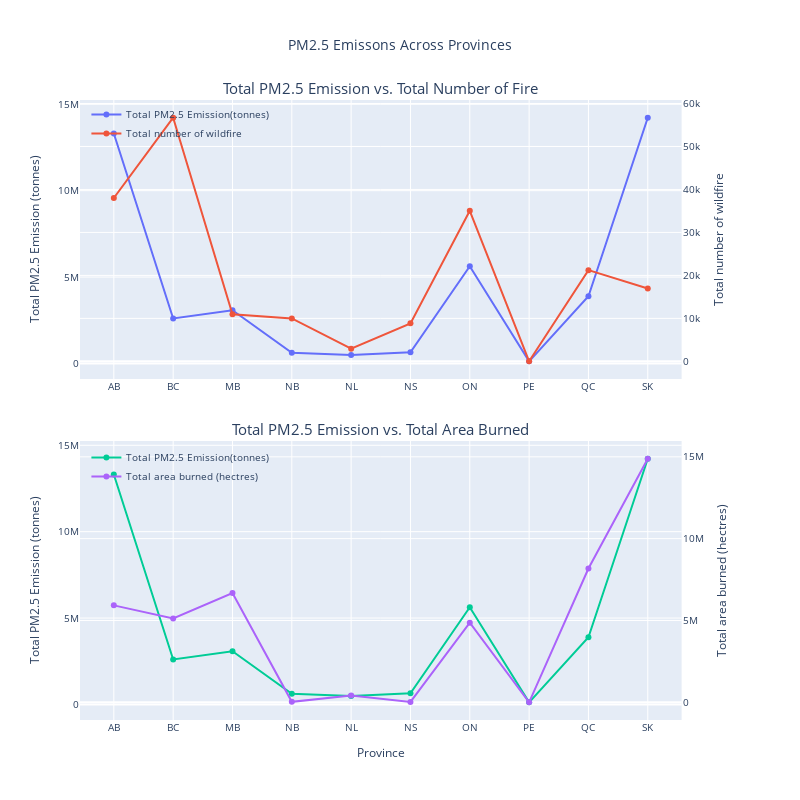

Notebook code for this chart:
### Markdown cell above
Now we take a look at the wildfire and PM2.5 data combined. Here, we created subplots of scatterplots to depict any relationships present among the two datasets. We see similar trends in the wildfire data and PM2.5 emission data, as expected. But what does it really mean?

### Code cell
fire_fig = sp.make_subplots(
    rows=2, cols=1,
    specs=[[{"secondary_y": True}],
          [{"secondary_y": True}]],
    subplot_titles=("Total PM2.5 Emission vs. Total Number of Fire","Total PM2.5 Emission vs. Total Area Burned"),
    vertical_spacing = 0.1)

fire_fig.add_trace(go.Scatter(x=pm25_fire["Province"], y=pm25_fire["Total Emission"], name="Total PM2.5 Emission(tonnes)", showlegend=True, legendgroup="group1"),
                   row=1, col=1, secondary_y=False)
fire_fig.add_trace(go.Scatter(x=pm25_fire["Province"], y=pm25_fire["Number of Fire"], name="Total number of wildfire", showlegend=True, legendgroup="group1"),
                   row=1, col=1, secondary_y=True)
fire_fig.add_trace(go.Scatter(x=pm25_fire["Province"], y=pm25_fire["Total Emission"], name="Total PM2.5 Emission(tonnes)", showlegend=True, legendgroup="group2"),
                   row=2, col=1, secondary_y=False)
fire_fig.add_trace(go.Scatter(x=pm25_fire["Province"], y=pm25_fire["Area Burned (hectre)"], name="Total area burned (hectres)", showlegend=True, legendgroup="group2"),
                   row=2, col=1, secondary_y=True)

fire_fig.update_yaxes(title_text="Total PM2.5 Emission (tonnes)", row=1, col=1, secondary_y=False)
fire_fig.update_yaxes(title_text="Total number of wildfire", row=1, col=1, secondary_y=True)
fire_fig.update_yaxes(title_text="Total PM2.5 Emission (tonnes)", row=2, col=1, secondary_y=False)
fire_fig.update_yaxes(title_text="Total area burned (hectres)", row=2, col=1, secondary_y=True)

fire_fig.update_annotations(font_size=15)

fire_fig.update_layout(hovermode="x unified", font=dict(size=10),title_x = 0.5)

fire_fig.update_layout(
    height=800, 
    width=800, 
    title_text="PM2.5 Emissons Across Provinces", 
    xaxis2_title = "Province",
    legend_tracegroupgap = 305,
    legend=dict(yanchor="top", y=1, xanchor="left", x=0.01, bgcolor='rgba(0,0,0,0)')
)

fire_fig.show()

### Figure 1 — Plotly figure (JSON) as saved in the notebook; plotly's stock layout.template omitted (floating-point values rounded to 4 significant figures)
{"data": [{"legendgroup": "group1", "name": "Total PM2.5 Emission(tonnes)", "showlegend": true, "type": "scatter", "x": ["AB", "BC", "MB", "NB", "NL", "NS", "ON", "PE", "QC", "SK"], "xaxis": "x", "y": [13310000.0, 2601000.0, 3077000.0, 621100.0, 487500.0, 645500.0, 5626000.0, 123500.0, 3890000.0, 14220000.0], "yaxis": "y"}, {"legendgroup": "group1", "name": "Total number of wildfire", "showlegend": true, "type": "scatter", "x": ["AB", "BC", "MB", "NB", "NL", "NS", "ON", "PE", "QC", "SK"], "xaxis": "x", "y": [38015, 56698, 10953, 9985, 2937, 8841, 35041, 11, 21222, 16964], "yaxis": "y2"}, {"legendgroup": "group2", "name": "Total PM2.5 Emission(tonnes)", "showlegend": true, "type": "scatter", "x": ["AB", "BC", "MB", "NB", "NL", "NS", "ON", "PE", "QC", "SK"], "xaxis": "x2", "y": [13310000.0, 2601000.0, 3077000.0, 621100.0, 487500.0, 645500.0, 5626000.0, 123500.0, 3890000.0, 14220000.0], "yaxis": "y3"}, {"legendgroup": "group2", "name": "Total area burned (hectres)", "showlegend": true, "type": "scatter", "x": ["AB", "BC", "MB", "NB", "NL", "NS", "ON", "PE", "QC", "SK"], "xaxis": "x2", "y": [5924000.0, 5123000.0, 6673000.0, 29090.0, 414900.0, 21590.0, 4865000.0, 21.6, 8174000.0, 14890000.0], "yaxis": "y4"}], "layout": {"annotations": [{"font": {"size": 15}, "showarrow": false, "text": "Total PM2.5 Emission vs. Total Number of Fire", "x": 0.47, "xanchor": "center", "xref": "paper", "y": 1, "yanchor": "bottom", "yref": "paper"}, {"font": {"size": 15}, "showarrow": false, "text": "Total PM2.5 Emission vs. Total Area Burned", "x": 0.47, "xanchor": "center", "xref": "paper", "y": 0.45, "yanchor": "bottom", "yref": "paper"}], "font": {"size": 10}, "height": 800, "hovermode": "x unified", "legend": {"bgcolor": "rgba(0, 0, 0, 0)", "tracegroupgap": 305, "x": 0.01, "xanchor": "left", "y": 1, "yanchor": "top"}, "title": {"text": "PM2.5 Emissons Across Provinces", "x": 0.5}, "width": 800, "xaxis": {"anchor": "y", "autorange": true, "domain": [0, 0.94], "range": [-0.5702, 9.57], "type": "category"}, "xaxis2": {"anchor": "y3", "autorange": true, "domain": [0, 0.94], "range": [-0.5702, 9.57], "title": {"text": "Province"}, "type": "category"}, "yaxis": {"anchor": "x", "autorange": true, "domain": [0.55, 1], "range": [-901000.0, 15250000.0], "title": {"text": "Total PM2.5 Emission (tonnes)"}, "type": "linear"}, "yaxis2": {"anchor": "x", "autorange": true, "overlaying": "y", "range": [-4108.0, 60820.0], "side": "right", "title": {"text": "Total number of wildfire"}, "type": "linear"}, "yaxis3": {"anchor": "x2", "autorange": true, "domain": [0, 0.45], "range": [-901000.0, 15250000.0], "title": {"text": "Total PM2.5 Emission (tonnes)"}, "type": "linear"}, "yaxis4": {"anchor": "x2", "autorange": true, "overlaying": "y3", "range": [-1082000.0, 15970000.0], "side": "right", "title": {"text": "Total area burned (hectres)"}, "type": "linear"}}}
